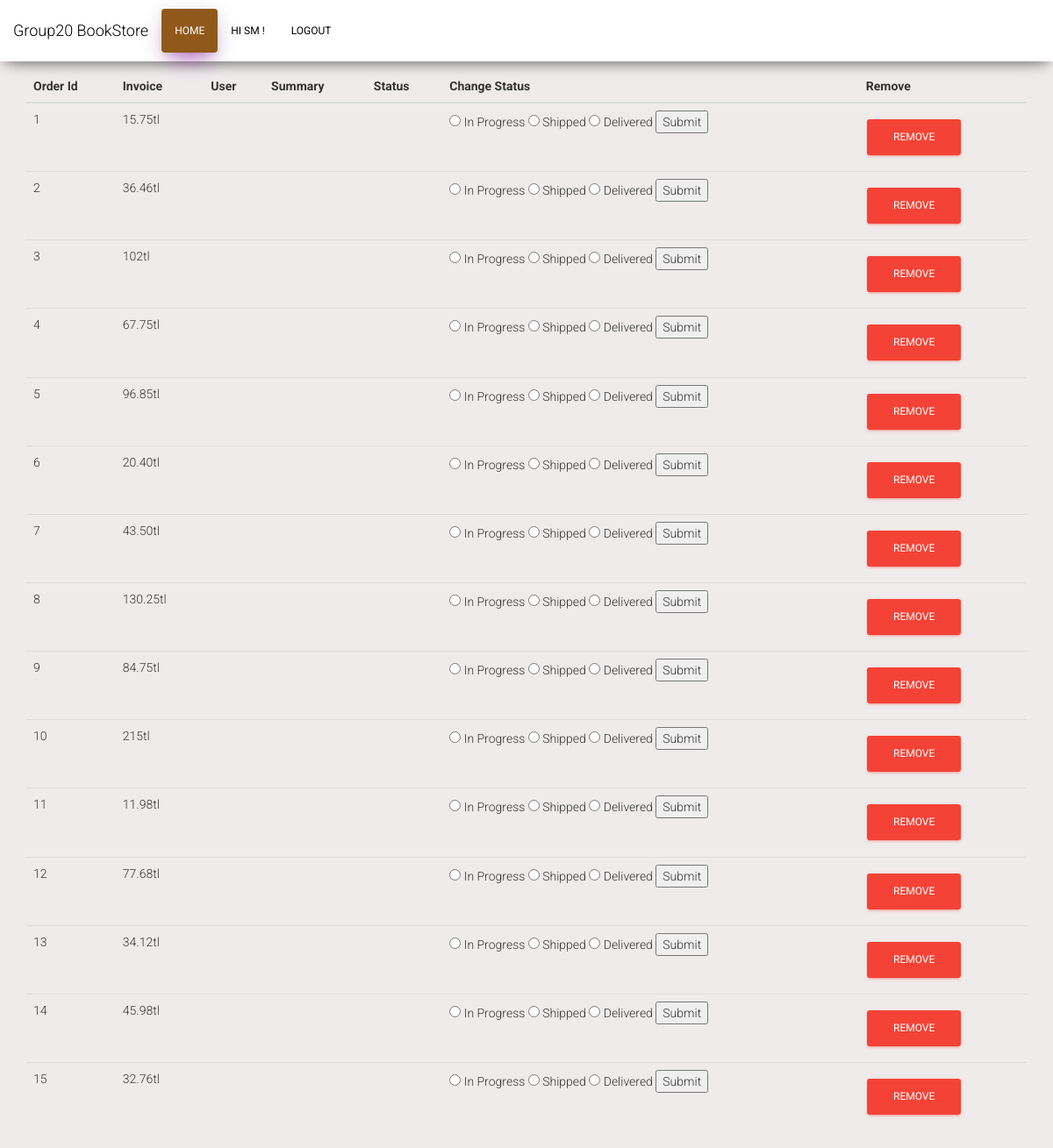
Before: /sm.php with the older database file.
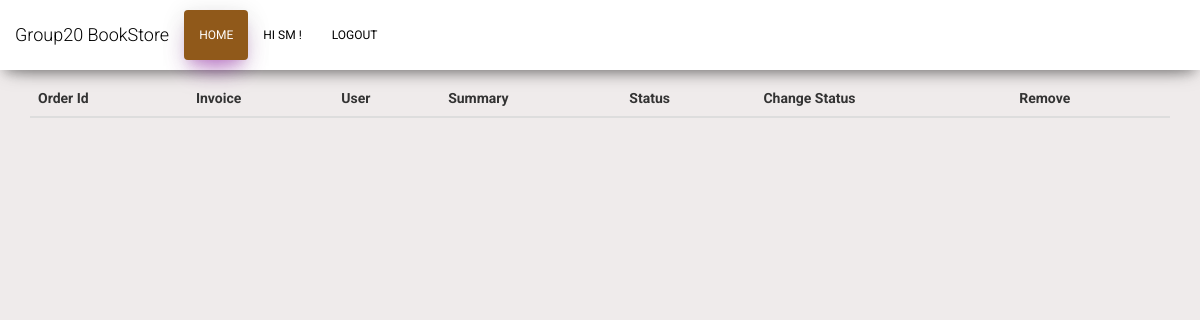
After: the same page with the newer database file.
### tables this page shows
CREATE TABLE IF NOT EXISTS `orders` (
  `order_id` int(30) NOT NULL AUTO_INCREMENT,
  `invoice` int(30) NOT NULL,
  `customer_id` int(11) NOT NULL,
  `invoice_summary` varchar(50) NOT NULL,
  `Status` varchar(15) NOT NULL,
  PRIMARY KEY (`order_id`)
);

### sm.php (the view, shortened to what this page needs)
<!doctype html>
<?php
include("function/functions.php");
?>
<html lang="en">
<head>
    <link rel="stylesheet" href="https://maxcdn.bootstrapcdn.com/font-awesome/latest/css/font-awesome.min.css" />
    <link href="assets/css/bootstrap.min.css" rel="stylesheet" />
    <link href="assets/css/material-kit.css" rel="stylesheet" />
    <link href="assets/css/styles.css" rel="stylesheet" />
</head>
<body data-spy="scroll" data-target="#myScrollspy" data-offset="15">
    <nav class="navbar navbar-fixed-top" role="navigation" id="topnav">
        <div class="container-fluid">
            <div class="navbar-header">
                <a class="navbar-brand" href="#">Group20 BookStore</a>
            </div>
            <div class="collapse navbar-collapse" id="bs-example-navbar-collapse-1">
                <ul class="nav navbar-nav">
                    <li class="active"><a href="index.php">Home</a></li>
                    <?php
                    echo "<li><a>Hi SM " . $_SESSION['smusername'] . " !</a></li>";
                    echo "<li><a href='logout.php'>Logout</a></li>";
                    ?>
                </ul>
            </div>
        </div>
    </nav>
    <div class="container">
        <table class="table-striped table">
            <thead class="thead-inverse">
                <tr>
                    <th> Order Id </th>
                    <th> Invoice </th>
                    <th> User</th>
                    <th> Summary </th>
                    <th> Status </th>
                    <th> Change Status </th>
                    <th> Remove </th>
                </tr>
                <?php
                $orderQ = "SELECT * from orders";
                $arr = mysqli_query($conn, $orderQ);
                while ($rw = mysqli_fetch_array($arr)) {
                    echo "<tr>";
                    if ($rw['customer_id'] > 0) {
                        $cnames = mysqli_query($conn, "SELECT  c.c_name from customers c, orders o where c.c_id = o.customer_id");
                        while ($cname = mysqli_fetch_array($cnames))
                            $a = $cname[0];
                        echo "<td>" . $rw['order_id'] . "</td> <td>" . $rw['invoice'] . "</td> <td> $a</td>  <td>" . $rw['invoice_summary'] . "</td>  <td>" . $rw['Status'] . "</td>";
                    }
                     else {
                        $gidtoW = $rw['customer_id'];
                        echo "<td>" . $rw['order_id'] . "</td> <td>" . $rw['invoice'] . "</td> <td> $gidtoW</td>  <td>" . $rw['invoice_summary'] . "</td>  <td>" . $rw['Status'] . "</td>";
                    }
                    echo "
                               <td>
                                <form  name = 'ma_form' method='post' action='sm.php'>
                                <input type='radio' name='status" . $rw['order_id'] . "' value='inProg'> In Progress </input>
                                <input type='radio' name='status" . $rw['order_id'] . "' value='ship'> Shipped </input>
                                <input type='radio' name='status" . $rw['order_id'] . "' value='del'> Delivered </input>
                                <button name='sbt" . $rw['order_id'] . "' type='submit'>Submit</button>
                               </td>
                                </form>
                                <td>
                            <form name = 'anothaForm' method = 'post' action 'sm.php'>
                            <button name='rm" . $rw['order_id'] . "' type='submit' class='btn btn-danger'>Remove</button>
                            </form>
                                </td>
                            </tr>";
                }
                ?>
    </div>
</body>
</html>

Changed rows visible on the page:
removed orders: order_id "1", invoice "15.75tl"
removed orders: order_id "2", invoice "36.46tl"
removed orders: order_id "3", invoice "102tl"
removed orders: order_id "4", invoice "67.75tl"
removed orders: order_id "5", invoice "96.85tl"
removed orders: order_id "6", invoice "20.40tl"
removed orders: order_id "7", invoice "43.50tl"
removed orders: order_id "8", invoice "130.25tl"
removed orders: order_id "9", invoice "84.75tl"
removed orders: order_id "10", invoice "215tl"
removed orders: order_id "11", invoice "11.98tl"
removed orders: order_id "12", invoice "77.68tl"
removed orders: order_id "13", invoice "34.12tl"
removed orders: order_id "14", invoice "45.98tl"
removed orders: order_id "15", invoice "32.76tl"
